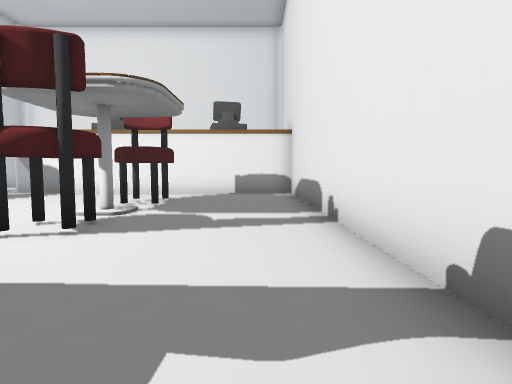
[1] (above)

16 first-person views from a walk through a Unity game level. The camera is 1.5 m above the floor, tilts 4° down and sees 80° across. The floor is counted in squares, 2 m on a side. Each view is taken from the middle of a square. On the plan, view 1 faces up. The plan holds only what a view shows up to about 10 squares ahead; the rest is blank. The place goes on beyond the plan. Some animated figures are not drawn. Some surface patterns are stand-ins.

[2]
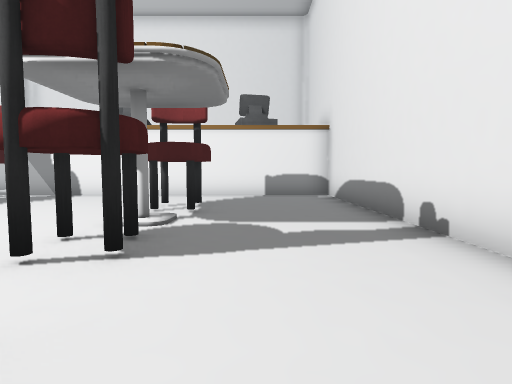

[3]
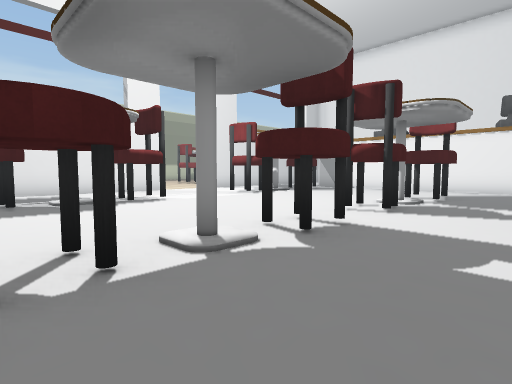

[4]
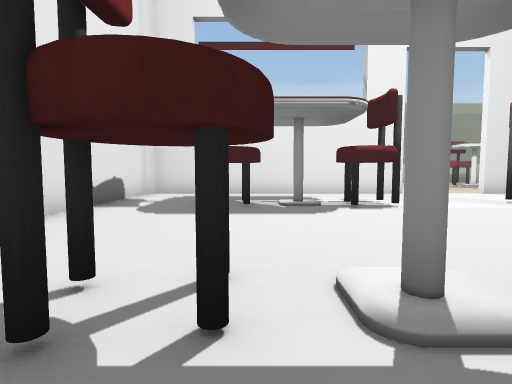

[5]
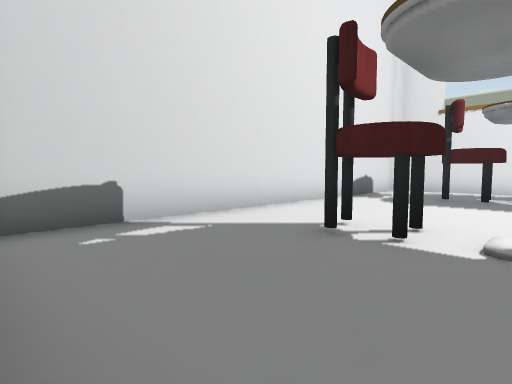

[6]
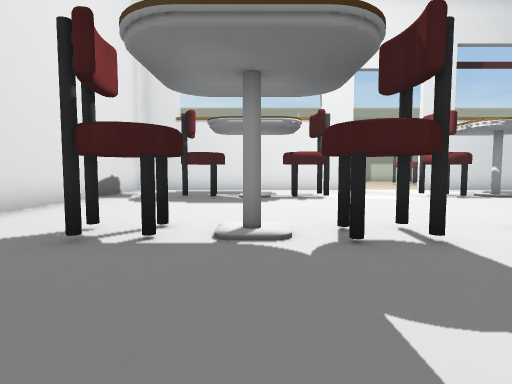

[7]
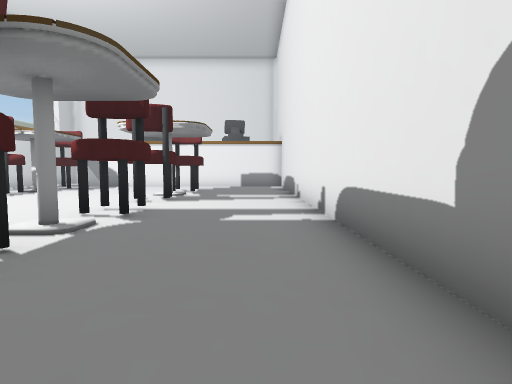

[8]
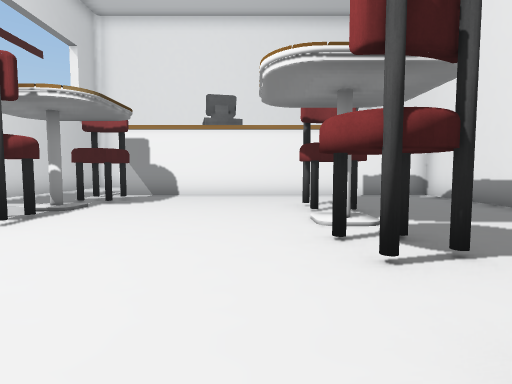

[9]
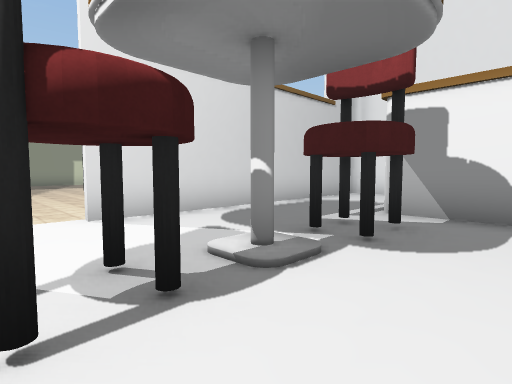

[10]
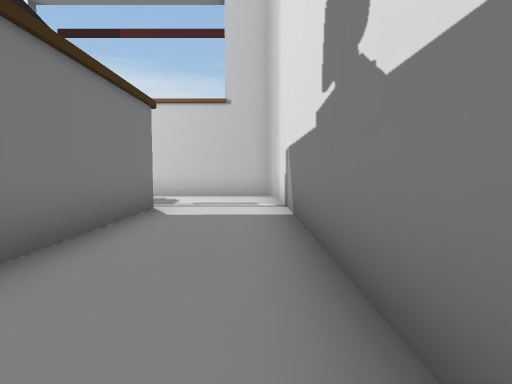

[11]
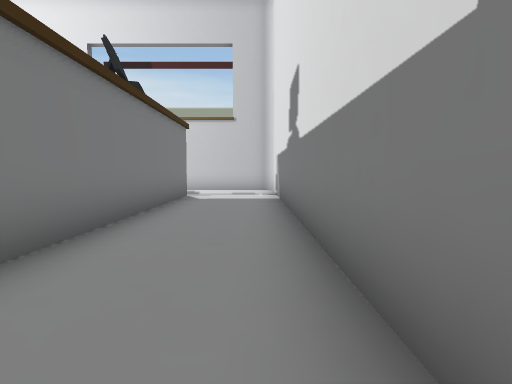

[12]
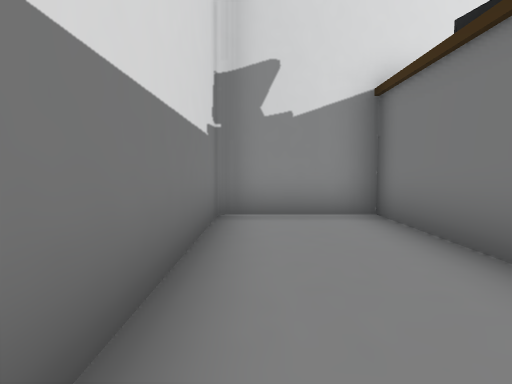

[13]
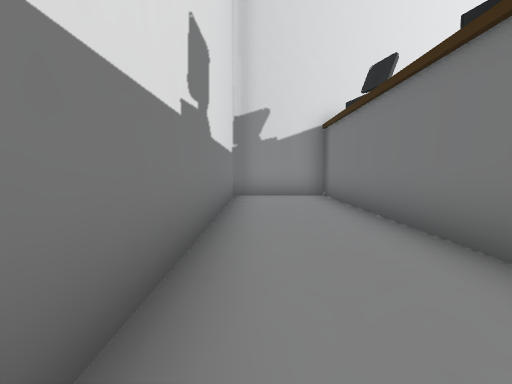

[14]
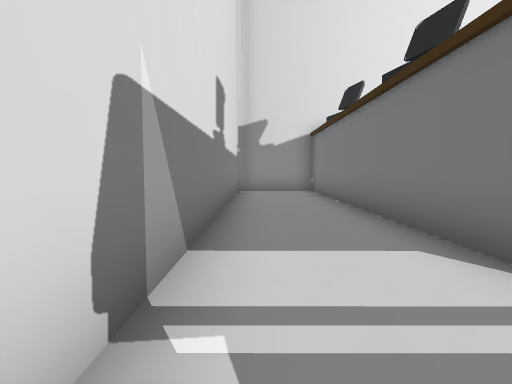

[15]
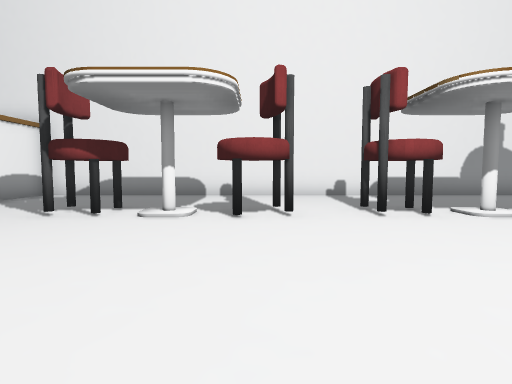

[16]
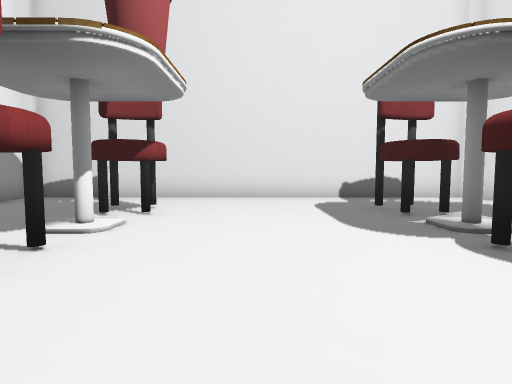

### Floor plan
Key: @ floor where view 1 was taken; # wall or solid block; . main floor; : floor 0.25 m higher than the main floor.
Columns run from 15 left of view 1 to 2 right of it. Each row starts with its distance up from view 1.
 15     ##############
 14     #............#
 13     #............#
 12     #..###########
 11     #..###########
 10     #............#
  9     #..#.........#
  8     #..#.........#
  7 ....#..:....##...#
  6 .......#.........#
  5      ..#.........#
  4       ......#....#
  3     #............#
  2     #..#....##...#
  1     #..#....##...#
  0     #..........@.#
 -1     #.......##...#
 -2     #..#....##...#
 -3     #............#
 -4     #............#
 -5     ##############

Where each view was taken, in squares from view 1:
view 1: 0 up, 0 right, facing up
view 2: 1 up, 1 left, facing up
view 3: 2 down, 0 right, facing up-left
view 4: 1 down, 1 left, facing left
view 5: 0 up, 1 right, facing down-left
view 6: 0 up, 1 right, facing left
view 7: 4 down, 0 right, facing up
view 8: 1 up, 4 left, facing up
view 9: 5 up, 6 left, facing up-left
view 10: 14 up, 2 left, facing left
view 11: 14 up, 1 right, facing left
view 12: 14 up, 4 left, facing right
view 13: 14 up, 8 left, facing right
view 14: 14 up, 10 left, facing right
view 15: 4 up, 8 left, facing right
view 16: 4 up, 5 left, facing down
